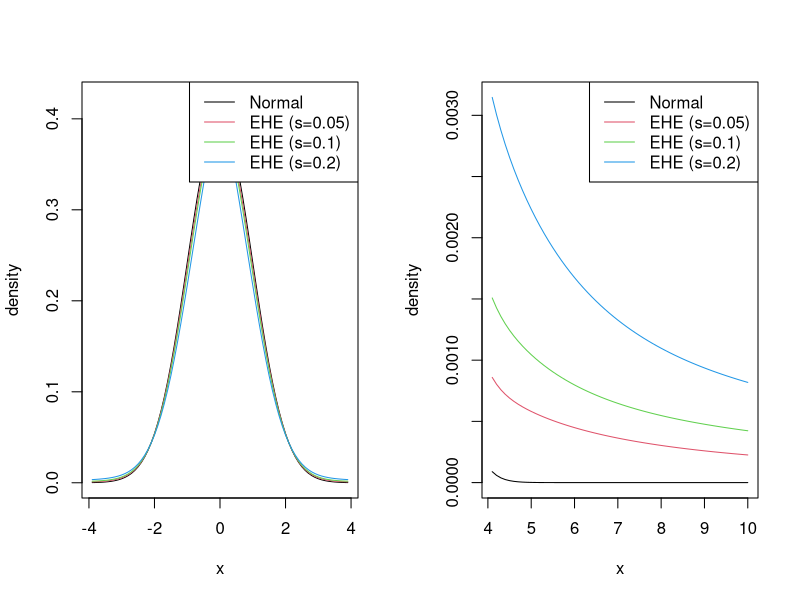
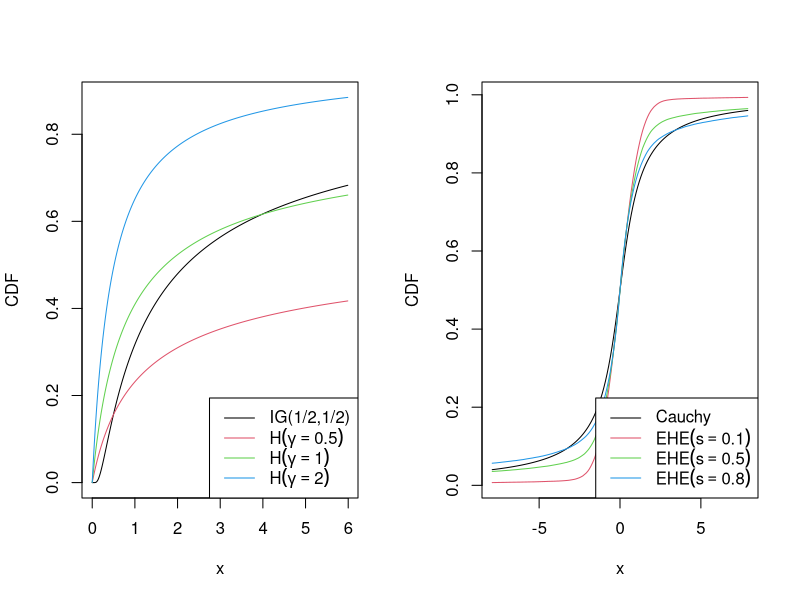

These figures' R source, in order:
##--------------------------------------##
##    Figures for density fucntions     ##
##--------------------------------------##
EHE.dens <- function(s=0.1, gam=1, ep=seq(-4, 4, by=0.1)){
  mc <- 10000
  W <- rgamma(mc, gam, 1)
  V <- rgamma(mc, W, 1)
  V[V<0.001] <- 0.001
  U2 <- rgamma(mc, 1, V)
  U1 <- rep(1, mc)
  Z <- rbinom(mc, 1, s)
  UU <- (1-Z)*U1 + Z*U2
  
  L <- length(ep)
  U.mat <- matrix(rep(UU, L), mc, L)
  ep.mat <- t( matrix(rep(ep, mc), L, mc) )
  dens <- apply(dnorm(ep.mat, 0, sqrt(U.mat)), 2, mean)
  return(dens)
}


ep <- seq(-10, 10, by=0.1)
s.set <- c(0.05, 0.1, 0.2)
J <- length(s.set)

dens <- matrix(NA, length(ep), J)
for(k in 1:J){
  dens[,k] <- EHE.dens(s=s.set[k], gam=1, ep=ep)
}

N.dens <- dnorm(ep)
Dens <- cbind(N.dens, dens)


# figure 1 in the main document
pdf("density.pdf", width=12, height=8, pointsize=13)
par(mfcol=c(1,2))
matplot(ep[abs(ep)<4], Dens[abs(ep)<4,], type="l", lty=1, col=1:(J+1), xlab="x", ylab="density")
legend("topright", legend=c("Normal", paste0("EHE (s=",s.set,")")), lty=1, col=1:(J+1))
matplot(ep[ep>4], Dens[ep>4,], type="l", lty=1, col=1:(J+1), xlab="x", ylab="density")
legend("topright", legend=c("Normal", paste0("EHE (s=",s.set,")")), lty=1, col=1:(J+1))
dev.off()




##--------------------------------------##
##          Figures for CDF             ##
##--------------------------------------##
H.dist <- function(gam=1, ep=seq(0, 4, by=0.1)){
  dist <- 1-( 1 + log(1+ep) )^(-gam)
}


rEHE <- function(mc=100000, s=0.1, gam=1){
  a <- 10^8
  W <- rgamma(mc, gam, 1)
  V <- rgamma(mc, W, 1)
  V[V<0.001] <- 0.001
  U2 <- rgamma(mc, 1, V)
  U1 <- rgamma(mc, a, a)
  Z <- rbinom(mc, 1, s)
  UU <- (1-Z)*U1 + Z*U2
  X <- rnorm(mc,0,sqrt(UU))
  return(X)
}


ep <- seq(0, 10, by=0.01)
s.set <- c(0.5, 1, 2)
J <- length(s.set)

dist <- matrix(NA, length(ep), J+1)
dist[,1] <- 1 - pgamma(1/ep, 0.5, rate = 0.5)
for(k in 1:J){
  dist[,k+1] <- H.dist(gam=s.set[k], ep=ep)
}


ep2 <- seq(-10, 10, by=0.1)
s.set2 <- c(0.1, 0.5, 0.8)
J2 <- length(s.set2)

DIST <- matrix(NA, length(ep2), J2+1)
DIST[,1] <-  pcauchy(ep2) #pnorm(ep2)
for(k in 1:J2){
  DIST[,k+1] <- ecdf(rEHE(s=s.set2[k], gam=1))(ep2)
}


Lab1 <- c("IG(1/2,1/2)", expression(H (gamma==0.5)), expression(H (gamma==1)), expression(H (gamma==2)))
Lab2 <- c("Cauchy", expression(EHE (s==0.1)), expression(EHE (s==0.5)), expression(EHE (s==0.8)))


# figure 2 in the main document
pdf("dist.pdf", width=12, height=8, pointsize=13)
par(mfcol=c(1,2))
matplot(ep[abs(ep)<6], dist[abs(ep)<6,], type="l", lty=1, col=1:(J+1), xlab="x", ylab="CDF")
legend("bottomright", Lab1, lty=1, col=1:(J+1))
matplot(ep2[abs(ep2)<8], DIST[abs(ep2)<8,], type="l", lty=1, col=1:(J2+1), xlab="x", ylab="CDF")
legend("bottomright", Lab2, lty=1, col=1:(J2+1))
dev.off()


